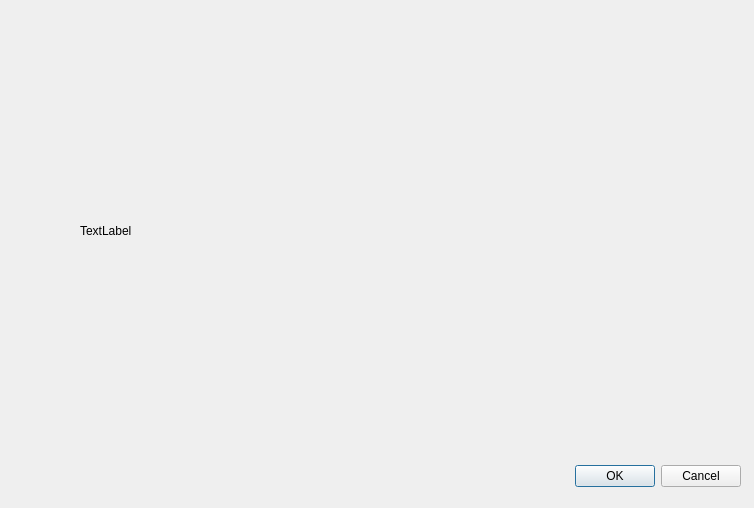
<?xml version="1.0" encoding="UTF-8"?>
<ui version="4.0">
 <class>Dialog</class>
 <widget class="QDialog" name="Dialog">
  <property name="geometry">
   <rect>
    <x>0</x>
    <y>0</y>
    <width>754</width>
    <height>508</height>
   </rect>
  </property>
  <property name="windowTitle">
   <string>Dialog</string>
  </property>
  <widget class="QDialogButtonBox" name="register_button">
   <property name="geometry">
    <rect>
     <x>400</x>
     <y>460</y>
     <width>341</width>
     <height>32</height>
    </rect>
   </property>
   <property name="orientation">
    <enum>Qt::Horizontal</enum>
   </property>
   <property name="standardButtons">
    <set>QDialogButtonBox::Cancel|QDialogButtonBox::Ok</set>
   </property>
  </widget>
  <widget class="QLabel" name="input_video">
   <property name="geometry">
    <rect>
     <x>80</x>
     <y>40</y>
     <width>621</width>
     <height>381</height>
    </rect>
   </property>
   <property name="text">
    <string>TextLabel</string>
   </property>
  </widget>
 </widget>
 <resources/>
 <connections>
  <connection>
   <sender>register_button</sender>
   <signal>accepted()</signal>
   <receiver>Dialog</receiver>
   <slot>accept()</slot>
   <hints>
    <hint type="sourcelabel">
     <x>248</x>
     <y>254</y>
    </hint>
    <hint type="destinationlabel">
     <x>157</x>
     <y>274</y>
    </hint>
   </hints>
  </connection>
  <connection>
   <sender>register_button</sender>
   <signal>rejected()</signal>
   <receiver>Dialog</receiver>
   <slot>reject()</slot>
   <hints>
    <hint type="sourcelabel">
     <x>316</x>
     <y>260</y>
    </hint>
    <hint type="destinationlabel">
     <x>286</x>
     <y>274</y>
    </hint>
   </hints>
  </connection>
 </connections>
</ui>
